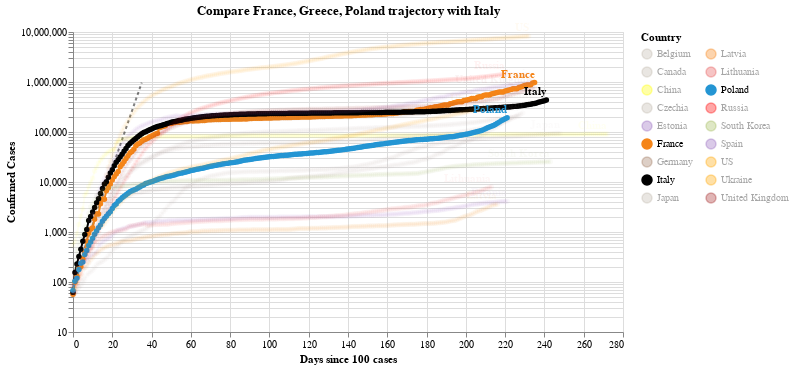

Here is the notebook cell this chart was saved with:
### Code cell
#hide_input
chart2 = make_since_chart(dff2, ['France', 'Greece', 'Poland'], baseline_countries)
chart2

### Figure 1 — Vega-Lite specification as saved in the notebook (floating-point values rounded to 4 significant figures; data arrays with more than 128 entries replaced by an {"elided": "..."} marker saying what was removed)
{"config": {"view": {"continuousWidth": 400, "continuousHeight": 300}}, "layer": [{"data": {"name": "data-628230001892d6798b50651be41d1b3e"}, "mark": {"type": "line", "color": "black", "opacity": 0.5, "strokeDash": [3, 3]}, "encoding": {"x": {"type": "quantitative", "field": "Days since 100 cases"}, "y": {"type": "quantitative", "field": "Confirmed Cases"}}}, {"data": {"name": "data-2a2c817e1a385f3266b8aa4c5d2f966d"}, "mark": {"type": "line", "point": true}, "encoding": {"color": {"type": "nominal", "field": "Country", "legend": {"columns": 2}, "scale": {"domain": ["Belgium", "Canada", "China", "Czechia", "Estonia", "France", "Germany", "Italy", "Japan", "Latvia", "Lithuania", "Poland", "Russia", "South Korea", "Spain", "US", "Ukraine", "United Kingdom"], "range": ["#C1B7AD", "#C1B7AD", "yellow", "#C1B7AD", "#9467bd", "#F58518", "#9D755D", "black", "#C1B7AD", "#F58518", "#E45756", "#2495D3", "red", "#A1BA59", "#9467bd", "orange", "orange", "brown"]}}, "opacity": {"condition": {"value": 1, "selection": "selector005"}, "value": 0.05}, "tooltip": [{"type": "nominal", "field": "Country"}, {"type": "temporal", "field": "Date"}, {"type": "quantitative", "field": "Confirmed Cases"}, {"type": "quantitative", "field": "Days since 100 cases"}], "x": {"type": "quantitative", "field": "Days since 100 cases"}, "y": {"type": "quantitative", "field": "Confirmed Cases", "scale": {"type": "log"}}}, "selection": {"selector005": {"type": "multi", "fields": ["Country"], "bind": "legend", "init": [{"Country": "France"}, {"Country": "Greece"}, {"Country": "Poland"}, {"Country": "Italy"}]}}, "width": 550}, {"data": {"name": "data-2a2c817e1a385f3266b8aa4c5d2f966d"}, "mark": {"type": "text", "align": "right", "dy": -8, "fontWeight": "bold"}, "encoding": {"color": {"type": "nominal", "field": "Country", "legend": {"columns": 2}, "scale": {"domain": ["Belgium", "Canada", "China", "Czechia", "Estonia", "France", "Germany", "Italy", "Japan", "Latvia", "Lithuania", "Poland", "Russia", "South Korea", "Spain", "US", "Ukraine", "United Kingdom"], "range": ["#C1B7AD", "#C1B7AD", "yellow", "#C1B7AD", "#9467bd", "#F58518", "#9D755D", "black", "#C1B7AD", "#F58518", "#E45756", "#2495D3", "red", "#A1BA59", "#9467bd", "orange", "orange", "brown"]}}, "opacity": {"condition": {"value": 1, "selection": "selector005"}, "value": 0.05}, "text": {"type": "nominal", "field": "Country"}, "tooltip": [{"type": "nominal", "field": "Country"}, {"type": "temporal", "field": "Date"}, {"type": "quantitative", "field": "Confirmed Cases"}, {"type": "quantitative", "field": "Days since 100 cases"}], "x": {"type": "quantitative", "field": "Days since 100 cases"}, "y": {"type": "quantitative", "field": "Confirmed Cases", "scale": {"type": "log"}}}, "transform": [{"filter": "(datum['Date'] >= 1603152000000)"}], "width": 550}], "title": "Compare France, Greece, Poland trajectory with Italy", "$schema": "https://vega.github.io/schema/vega-lite/v4.0.2.json", "datasets": {"data-628230001892d6798b50651be41d1b3e": [{"Days since 100 cases": 0, "Confirmed Cases": 100.0}, {"Days since 100 cases": 1, "Confirmed Cases": 130.0}, {"Days since 100 cases": 2, "Confirmed Cases": 169.0}, {"Days since 100 cases": 3, "Confirmed Cases": 219.7}, {"Days since 100 cases": 4, "Confirmed Cases": 285.6}, {"Days since 100 cases": 5, "Confirmed Cases": 371.3}, {"Days since 100 cases": 6, "Confirmed Cases": 482.7}, {"Days since 100 cases": 7, "Confirmed Cases": 627.5}, {"Days since 100 cases": 8, "Confirmed Cases": 815.7}, {"Days since 100 cases": 9, "Confirmed Cases": 1060.0}, {"Days since 100 cases": 10, "Confirmed Cases": 1379.0}, {"Days since 100 cases": 11, "Confirmed Cases": 1792.0}, {"Days since 100 cases": 12, "Confirmed Cases": 2330.0}, {"Days since 100 cases": 13, "Confirmed Cases": 3029.0}, {"Days since 100 cases": 14, "Confirmed Cases": 3937.0}, {"Days since 100 cases": 15, "Confirmed Cases": 5119.0}, {"Days since 100 cases": 16, "Confirmed Cases": 6654.0}, {"Days since 100 cases": 17, "Confirmed Cases": 8650.0}, {"Days since 100 cases": 18, "Confirmed Cases": 11250.0}, {"Days since 100 cases": 19, "Confirmed Cases": 14620.0}, {"Days since 100 cases": 20, "Confirmed Cases": 19000.0}, {"Days since 100 cases": 21, "Confirmed Cases": 24710.0}, {"Days since 100 cases": 22, "Confirmed Cases": 32120.0}, {"Days since 100 cases": 23, "Confirmed Cases": 41750.0}, {"Days since 100 cases": 24, "Confirmed Cases": 54280.0}, {"Days since 100 cases": 25, "Confirmed Cases": 70560.0}, {"Days since 100 cases": 26, "Confirmed Cases": 91730.0}, {"Days since 100 cases": 27, "Confirmed Cases": 119300.0}, {"Days since 100 cases": 28, "Confirmed Cases": 155000.0}, {"Days since 100 cases": 29, "Confirmed Cases": 201500.0}, {"Days since 100 cases": 30, "Confirmed Cases": 262000.0}, {"Days since 100 cases": 31, "Confirmed Cases": 340600.0}, {"Days since 100 cases": 32, "Confirmed Cases": 442800.0}, {"Days since 100 cases": 33, "Confirmed Cases": 575600.0}, {"Days since 100 cases": 34, "Confirmed Cases": 748300.0}, {"Days since 100 cases": 35, "Confirmed Cases": 972800.0}], "data-2a2c817e1a385f3266b8aa4c5d2f966d": {"elided": "4173 records"}}}
